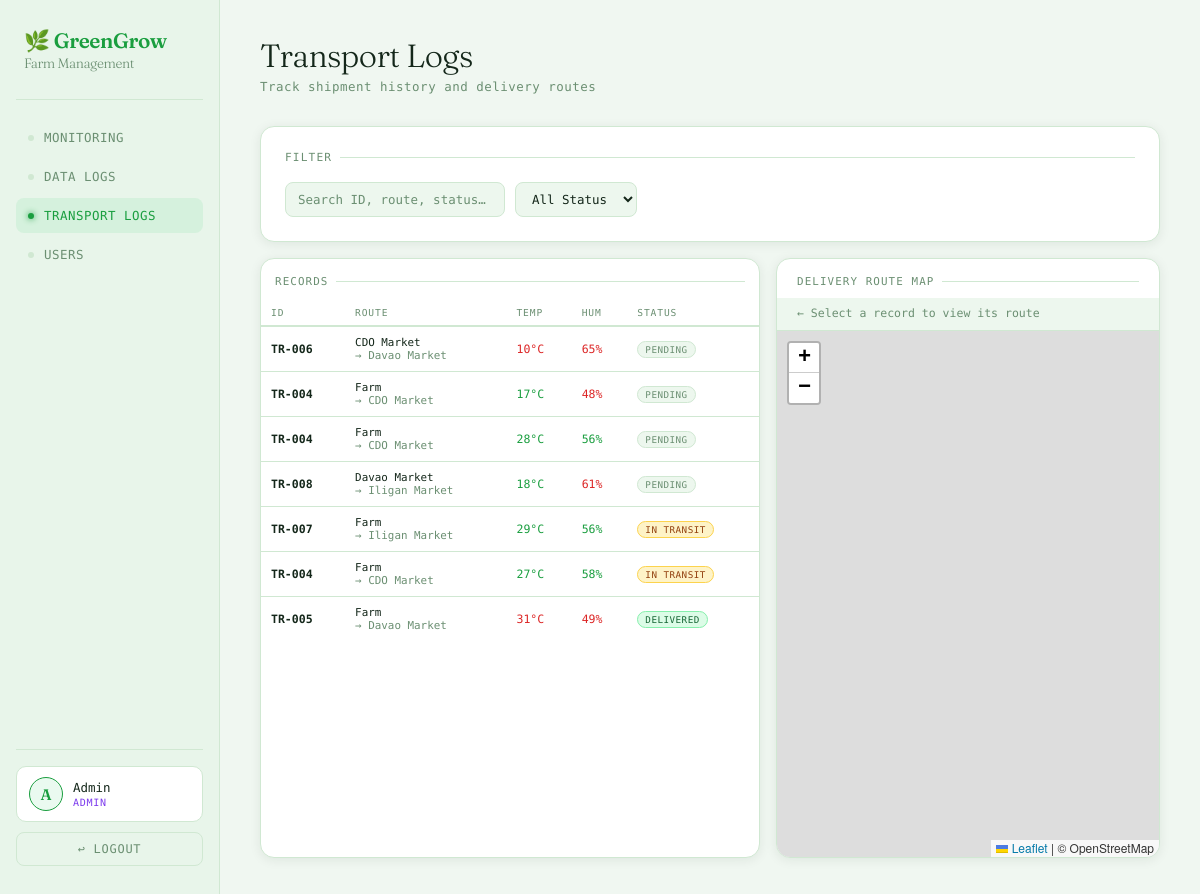
The app's page /admin/transportlogsadmin.php (signed in) with its own data.
### tables this page shows
CREATE TABLE `deliveries` (
  `id` int(11) NOT NULL,
  `transport_id` varchar(20) DEFAULT NULL,
  `product` varchar(50) DEFAULT NULL,
  `quantity` int(11) DEFAULT NULL,
  `delivery_date` date DEFAULT NULL,
  `origin` varchar(50) DEFAULT NULL,
  `destination` varchar(50) DEFAULT NULL,
  `driver` varchar(100) DEFAULT NULL,
  `vehicle_plate` varchar(20) DEFAULT NULL,
  `priority` varchar(20) DEFAULT NULL,
  `notes` text DEFAULT NULL,
  `status` varchar(20) DEFAULT 'Pending',
  `created_at` timestamp NOT NULL DEFAULT current_timestamp(),
  `origin_lat` double DEFAULT 8.4542,
  `origin_lng` double DEFAULT 124.6319,
  `dest_lat` double DEFAULT 8.4542,
  `dest_lng` double DEFAULT 124.6319
);

### admin/transportlogsadmin.php (the view, shortened to what this page needs)
<?php
include "../db.php";
$locations = [
    "Manolo Farm"   => ["lat" => 8.4267,  "lng" => 125.0000],
    "Farm"          => ["lat" => 8.4267,  "lng" => 125.0000],
    "CDO Market"    => ["lat" => 8.4542,  "lng" => 124.6319],
    "Davao Market"  => ["lat" => 7.1907,  "lng" => 125.4553],
    "Butuan Market" => ["lat" => 8.9481,  "lng" => 125.5403],
    "Iligan Market" => ["lat" => 8.2280,  "lng" => 124.2450],
];
$deliveries = $conn->query("SELECT * FROM deliveries ORDER BY delivery_date DESC");
$rows = [];
while ($row = $deliveries->fetch_assoc()) $rows[] = $row;
?>
<!DOCTYPE html>
<html lang="en">
<head>
    <link rel="stylesheet" href="../assets/manager.css">
    <link rel="stylesheet" href="https://unpkg.com/leaflet/dist/leaflet.css"/>
</head>
<body>
<div class="sidebar">
    <div class="logo">🌿 GreenGrow<span>Farm Management</span></div>
    <a href="dashboard.php"          class="nav-btn">Monitoring</a>
    <a href="datalogsadmin.php"      class="nav-btn">Data Logs</a>
    <a href="transportlogsadmin.php" class="nav-btn active">Transport Logs</a>
    <a href="useradmin.php"          class="nav-btn">Users</a>
    <div class="sidebar-foot">
        <div class="user-card">
            <div class="user-avatar"><?= strtoupper($_SESSION['name'][0]) ?></div>
            <div class="user-meta">
                <div class="user-name"><?= htmlspecialchars($_SESSION['name']) ?></div>
                <div class="user-role role-admin"><?= htmlspecialchars($_SESSION['role']) ?></div>
            </div>
        </div>
        <form method="POST" action="../logout.php" style="margin:0">
            <button type="submit" class="logout-btn">↩ Logout</button>
        </form>
    </div>
</div>
<div class="main">
    <div class="page-header">
        <h1>Transport Logs</h1>
        <p>Track shipment history and delivery routes</p>
    </div>
    <div class="panel" style="margin-bottom:16px;">
        <div class="panel-title">Filter</div>
        <div class="filter-bar">
            <input type="text" id="searchInput" placeholder="Search ID, route, status…" oninput="filterRows()">
            <select id="statusFilter" onchange="filterRows()">
                <option value="all">All Status</option>
            </select>
        </div>
    </div>
    <div class="content-row">
        <div class="logs-panel">
            <div class="logs-panel-header">
                <div class="logs-panel-title">Records</div>
            </div>
            <div class="table-scroll">
                <table class="tiny-table">
                    <thead>
                        <tr>
                            <th>ID</th>
                            <th>Route</th>
                            <th>Temp</th>
                            <th>Hum</th>
                            <th>Status</th>
                        </tr>
                    </thead>
                    <tbody id="transportBody">
                    <?php foreach ($rows as $row):
                        $oLat = $locations[$row['origin']]['lat']      ?? 8.4542;
                        $oLng = $locations[$row['origin']]['lng']      ?? 124.6319;
                        $dLat = $locations[$row['destination']]['lat'] ?? 8.4542;
                        $dLng = $locations[$row['destination']]['lng'] ?? 124.6319;
                        $status = $row['status'] ?? 'Pending';
                        $sc = match(strtolower($status)) {
                            'delivered'  => 'pill-delivered',
                            'in transit' => 'pill-transit',
                            'delayed'    => 'pill-delayed',
                            default      => 'pill-pending',
                        };
                    ?>
                    <tr class="delivery-row"
                        data-transport="<?= htmlspecialchars($row['transport_id']) ?>"
                        data-product="<?= htmlspecialchars($row['product'] ?? 'Tomato') ?>"
                        data-origin="<?= htmlspecialchars($row['origin']) ?>"
                        data-destination="<?= htmlspecialchars($row['destination']) ?>"
                        data-driver="<?= htmlspecialchars($row['driver'] ?? '—') ?>"
                        data-plate="<?= htmlspecialchars($row['vehicle_plate'] ?? '—') ?>"
                        data-qty="<?= (int)($row['quantity'] ?? 0) ?>"
                        data-date="<?= htmlspecialchars($row['delivery_date'] ?? '') ?>"
                        data-priority="<?= htmlspecialchars($row['priority'] ?? '—') ?>"
                        data-lat-origin="<?= $oLat ?>"
                        data-lng-origin="<?= $oLng ?>"
                        data-lat-dest="<?= $dLat ?>"
                        data-lng-dest="<?= $dLng ?>"
                        data-status="<?= htmlspecialchars($status) ?>">
                        <td><b style="font-size:.72rem"><?= htmlspecialchars($row['transport_id']) ?></b></td>
                        <td style="font-size:.68rem;">
                            <?= htmlspecialchars($row['origin']) ?><br>
                            <span style="color:var(--muted)">→ <?= htmlspecialchars($row['destination']) ?></span>
                        </td>
                        <td class="sim-temp" style="color:var(--green)">--</td>
                        <td class="sim-hum"  style="color:var(--green)">--</td>
                        <td><span class="pill <?= $sc ?>"><?= htmlspecialchars($status) ?></span></td>
                    </tr>
                    <?php endforeach; ?>
                    </tbody>
                </table>
            </div>
        </div>
        <div class="map-panel">
            <div class="map-panel-header">
                <div class="map-panel-title">Delivery Route Map</div>
            </div>
            <div id="routeStrip" class="route-idle">← Select a record to view its route</div>
            <div id="map"></div>
        </div>
    </div>
</div>
</body>
</html>

### assets/manager.css (style rules this page uses)
*, *::before, *::after { box-sizing: border-box; margin: 0; padding: 0; }
:root { --bg: #f0f7f1; --surface: #ffffff; --surface2: #edf7ee; --border: #d0e8d2; --green: #1a9e3f; --green-dim: #22c55e18; --green-glow: #22c55e28; --amber: #d97706; --red: #dc2626; --text: #14271a; --muted: #6b8f72; --sidebar-w: 220px; }
body { font-family: 'DM Mono', monospace; background: var(--bg); color: var(--text); display: flex; min-height: 100vh; overflow-x: hidden; }
.sidebar { width: var(--sidebar-w); background: #e8f5ea; border-right: 1px solid var(--border); display: flex; flex-direction: column; padding: 28px 16px; position: fixed; top: 0; left: 0; bottom: 0; z-index: 100; }
.logo { font-family: 'Fraunces', serif; font-size: 1.3rem; font-weight: 600; color: var(--green); letter-spacing: -0.02em; padding: 0 8px 28px; border-bottom: 1px solid var(--border); margin-bottom: 20px; }
.logo span { color: var(--muted); font-size: .85rem; display: block; font-weight: 300; margin-top: 2px; }
.nav-btn { display: flex; align-items: center; gap: 10px; padding: 10px 12px; border-radius: 8px; text-decoration: none; color: var(--muted); font-size: .78rem; letter-spacing: .04em; text-transform: uppercase; transition: all .2s; margin-bottom: 4px; }
.nav-btn::before { content: ''; width: 6px; height: 6px; border-radius: 50%; background: var(--border); transition: background .2s; flex-shrink: 0; }
.nav-btn.active { color: var(--green); background: var(--green-dim); }
.nav-btn.active::before { background: var(--green); box-shadow: 0 0 6px var(--green); }
.sidebar-foot { margin-top: auto; padding-top: 16px; border-top: 1px solid var(--border); }
.logout-btn { width: 100%; padding: 9px; border-radius: 8px; border: 1px solid var(--border); background: transparent; color: var(--muted); font-family: 'DM Mono', monospace; font-size: .75rem; letter-spacing: .06em; text-transform: uppercase; cursor: pointer; transition: all .2s; }
.main { margin-left: var(--sidebar-w); flex: 1; padding: 36px 40px; max-width: 1400px; width: 100%; }
.page-header { margin-bottom: 32px; }
.page-header h1 { font-family: 'Fraunces', serif; font-size: 2rem; font-weight: 300; letter-spacing: -.02em; color: var(--text); }
.page-header p { color: var(--muted); font-size: .78rem; margin-top: 4px; letter-spacing: .04em; }
.panel { background: var(--surface); border: 1px solid var(--border); border-radius: 14px; padding: 24px; margin-bottom: 20px; box-shadow: 0 2px 12px #0d271514; }
.panel-title { font-size: .7rem; letter-spacing: .1em; text-transform: uppercase; color: var(--muted); margin-bottom: 18px; display: flex; align-items: center; gap: 8px; }
.panel-title::after { content: ''; flex: 1; height: 1px; background: var(--border); }
.user-card { background: var(--surface); border: 1px solid var(--border); border-radius: 10px; padding: 10px 12px; margin-bottom: 10px; display: flex; align-items: center; gap: 10px; }
.user-avatar { width: 34px; height: 34px; border-radius: 50%; background: var(--green-dim); border: 1.5px solid var(--green); display: flex; align-items: center; justify-content: center; font-family: 'Fraunces', serif; font-size: .95rem; font-weight: 600; color: var(--green); flex-shrink: 0; text-transform: uppercase; }
.user-meta { min-width: 0; flex: 1; }
.user-name { font-size: .78rem; color: var(--text); font-weight: 500; white-space: nowrap; overflow: hidden; text-overflow: ellipsis; }
.user-role { font-size: .63rem; letter-spacing: .07em; text-transform: uppercase; margin-top: 2px; }
.role-admin { color: #7c3aed; }
table { width: 100%; border-collapse: collapse; font-size: .8rem; }
thead tr { border-bottom: 2px solid var(--border); }
th { text-align: left; padding: 10px 14px; font-size: .68rem; letter-spacing: .1em; text-transform: uppercase; color: var(--muted); font-weight: 500; white-space: nowrap; }
tbody tr { border-bottom: 1px solid var(--border); transition: background .15s; }
tbody tr:last-child { border-bottom: none; }
td { padding: 11px 14px; color: var(--text); vertical-align: middle; }

### records on screen
deliveries: transport "TR-006", origin "CDO Market", destination "Davao Market", status "PENDING"
deliveries: transport "TR-004", origin "Farm", destination "CDO Market", status "PENDING"
deliveries: transport "TR-004", origin "Farm", destination "CDO Market", status "PENDING"
deliveries: transport "TR-008", origin "Davao Market", destination "Iligan Market", status "PENDING"
deliveries: transport "TR-007", origin "Farm", destination "Iligan Market", status "IN TRANSIT"
deliveries: transport "TR-004", origin "Farm", destination "CDO Market", status "IN TRANSIT"
deliveries: transport "TR-005", origin "Farm", destination "Davao Market", status "DELIVERED"

### other values on screen
$_SESSION['name'][0] "A"
$_SESSION['name'] "Admin"
$_SESSION['role'] "ADMIN"
